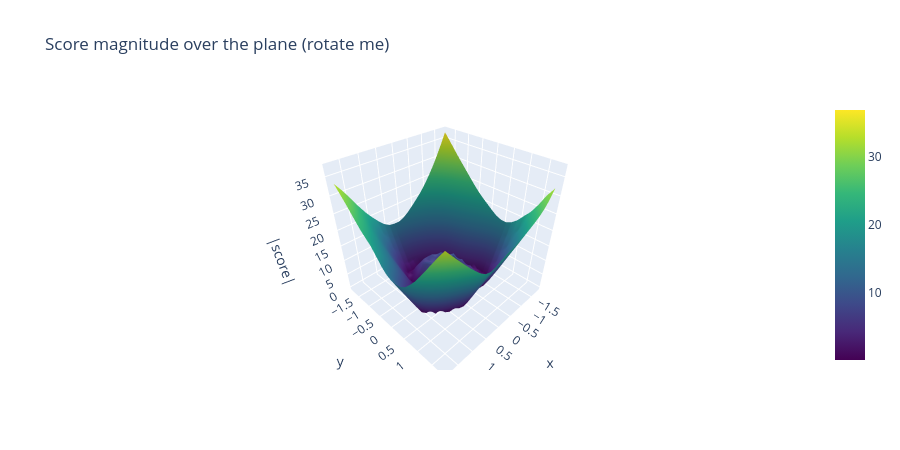

This figure's notebook cell:
### Code cell
# Optional interactive 3D: the score magnitude as a surface (a "ridge" over the coastline).
if HAVE_PLOTLY:
    fig = go.Figure(data=[go.Surface(x=GX, y=GY, z=mag, colorscale="Viridis")])
    fig.update_layout(title="Score magnitude over the plane (rotate me)", height=450,
                      scene=dict(xaxis_title="x", yaxis_title="y", zaxis_title="|score|"))
    fig.show()
else:
    print("Plotly not available - the 2D quiver above is enough.")

### Figure 1 — Plotly figure (JSON) as saved in the notebook; plotly's stock layout.template omitted (floating-point values rounded to 4 significant figures; data arrays with more than 128 entries replaced by an {"elided": "..."} marker saying what was removed)
{"data": [{"colorscale": [[0, "#440154"], [0.1111, "#482878"], [0.2222, "#3e4989"], [0.3333, "#31688e"], [0.4444, "#26828e"], [0.5556, "#1f9e89"], [0.6667, "#35b779"], [0.7778, "#6ece58"], [0.8889, "#b5de2b"], [1, "#fde725"]], "type": "surface", "x": {"elided": "22x22 float values"}, "y": {"elided": "22x22 float values"}, "z": {"elided": "22x22 float values"}}], "layout": {"height": 450, "scene": {"xaxis": {"title": {"text": "x"}}, "yaxis": {"title": {"text": "y"}}, "zaxis": {"title": {"text": "|score|"}}}, "title": {"text": "Score magnitude over the plane (rotate me)"}}}
